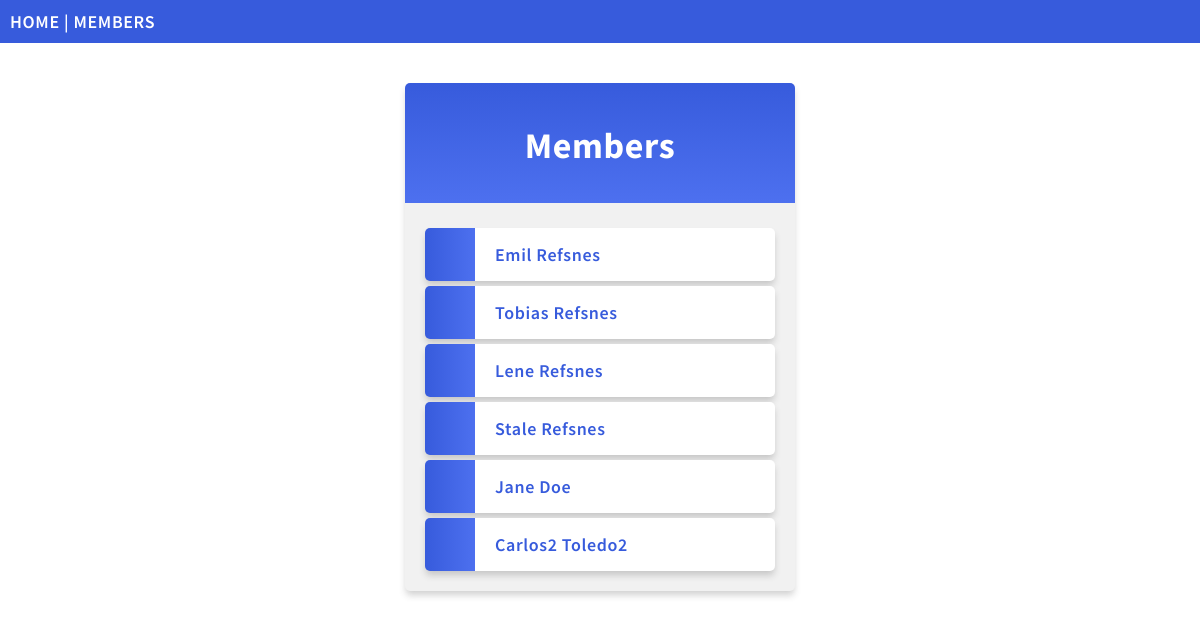
The page /members/ on the database its author committed.
### members/models.py (models this page shows, shortened)
class Member(models.Model):
  firstname = models.CharField(max_length=255)
  lastname = models.CharField(max_length=255)
  phone = models.IntegerField(null=True)
  joined_date = models.DateField(null=True)

### members/views.py (the view)
# urls.py: path('members/', views.members, name='members'),
def members(request):
    myMembers  = Member.objects.all().values()
    template = loader.get_template('all-members.html')
    context = {
        'myMembers': myMembers,
    }
    return HttpResponse(template.render(context, request))

### members/templates/all-members.html (shortened to what this page needs)
{% extends "master.html" %}
{% block content %}
<div class="mycard">
  <h1>Members</h1>
  <ul>
    {% for x in myMembers %}
    <a class="pretty-link" href="details/{{ x.id }}"><li>{{ x.firstname }} {{ x.lastname }}</li></a>
    {% endfor %}
  </ul>
</div>
{% endblock %}

### members/templates/master.html (shortened to what this page needs)
{% load static %}
<!DOCTYPE html>
<html>
<head>
  <link rel="stylesheet" href="{% static 'global.css' %}">
</head>
<body>
  <div class="topnav">
    <a href="/">HOME</a> |
    <a href="/members">MEMBERS</a>
  </div>
{% block content %}
{% endblock %}
</body>
</html>

### mystaticfiles/global.css (style rules this page uses)
body { margin:0; font: 600 18px 'Source Sans Pro', sans-serif; letter-spacing: 0.64px; color: #585d74; }
.topnav { background-color:#375BDC; color:#ffffff; padding:10px; }
.topnav a:link, .topnav a:visited { text-decoration: none; color: #ffffff; }
.mycard { background-color: #f1f1f1; background-image: linear-gradient(to bottom, #375BDC, #4D70EF); background-size: 100% 120px; background-repeat: no-repeat; margin: 40px auto; width: 350px; border-radius: 5px; box-shadow: 0 5px 7px -1px rgba(51, 51, 51, 0.23); padding: 20px; }
.mycard h1 { text-align: center; color:#ffffff; margin:20px 0 60px 0; }
ul { list-style-type: none; padding: 0; margin: 0; }
li { background-color: #ffffff; background-image: linear-gradient(to right, #375BDC, #4D70EF); background-size: 50px 60px; background-repeat: no-repeat; cursor: pointer; transition: transform .25s; border-radius: 5px; box-shadow: 0 5px 7px -1px rgba(51, 51, 51, 0.23); padding: 15px; padding-left: 70px; margin-top: 5px; }
a:link, a:visited { color: #375BDC; }
.pretty-link { text-decoration: none; }

### rows shown on the page
Member: firstname "Emil", lastname "Refsnes"
Member: firstname "Tobias", lastname "Refsnes"
Member: firstname "Lene", lastname "Refsnes"
Member: firstname "Stale", lastname "Refsnes"
Member: firstname "Jane", lastname "Doe"
Member: firstname "Carlos2", lastname "Toledo2"
